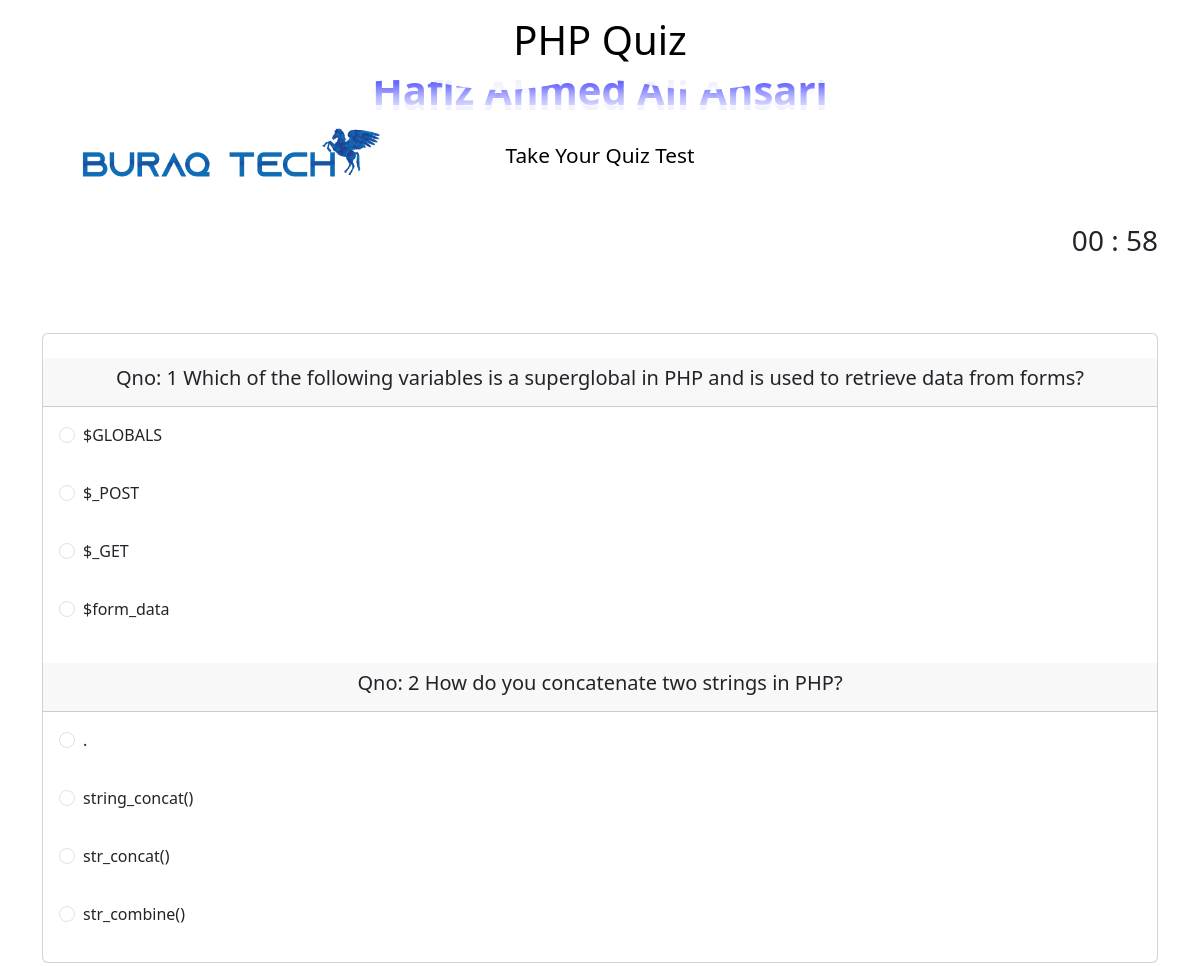
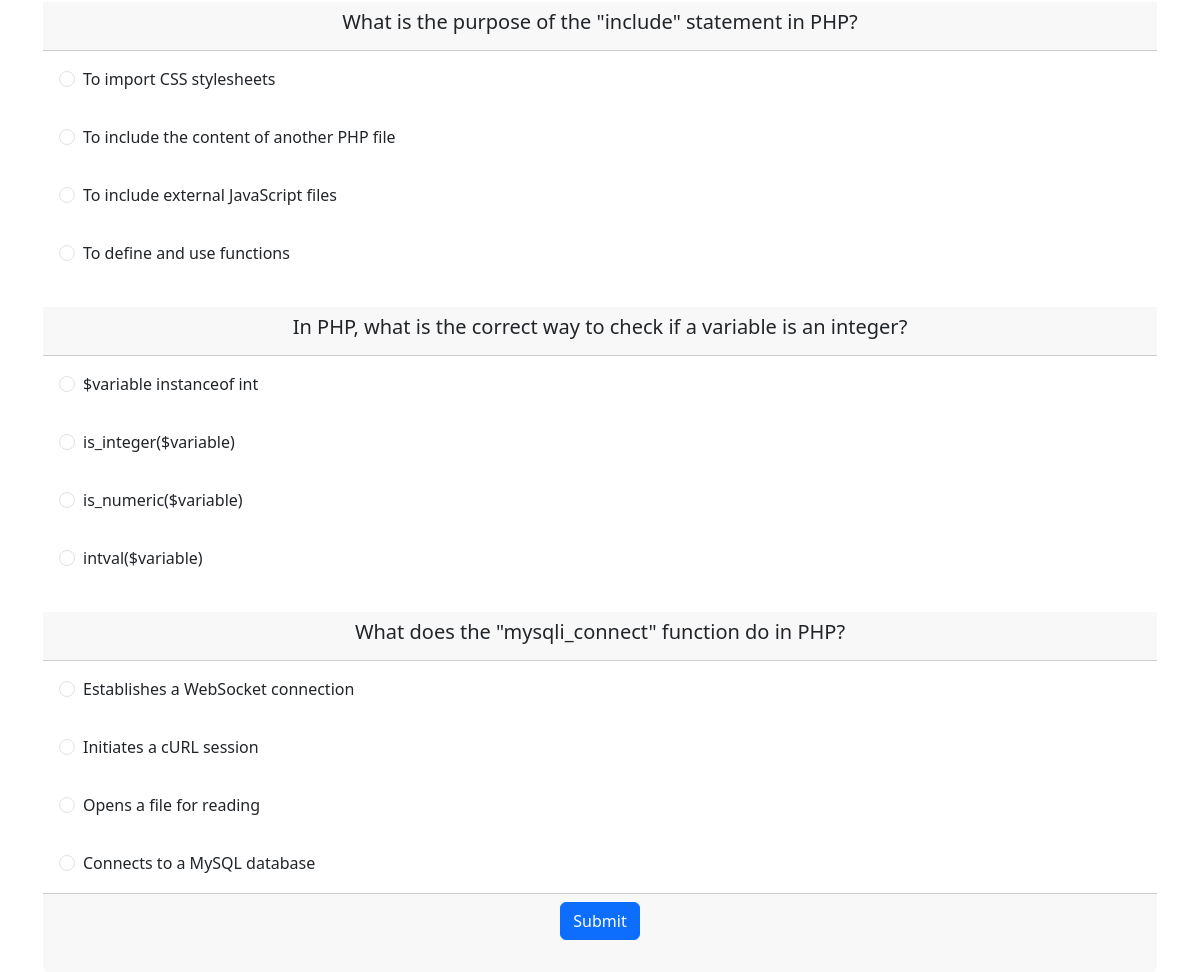
Screenshot of /quiz.php (signed in) with the database file from the repository (2 pictures, top to bottom).
### tables this page shows
CREATE TABLE `question` (
  `id` int(225) NOT NULL,
  `question` varchar(225) NOT NULL,
  `aid` varchar(225) NOT NULL
);

CREATE TABLE `answer` (
  `aid` int(225) NOT NULL,
  `answer` varchar(225) NOT NULL,
  `ans_id` varchar(225) NOT NULL
);

### quiz.php (the view, shortened to what this page needs)
<?php
include ("config.php");
?>
<!DOCTYPE html>
<html lang="en">
<head>
  <link rel="stylesheet" href="https://cdn.jsdelivr.net/npm/bootstrap@5.3.0/dist/css/bootstrap.min.css">
</head>
<body class="translate='no'"  onload="timeout()">
 <div class="logo">
  <img src="images/buraq-tech-logo.png" alt="" srcset="">
 </div>
  <div class="container text-center mt-3">
    <h1 class="mb-4 text-black">PHP Quiz</h1>
    <form action="result.php" id="form1" method="post">
    <svg viewbox="0 0 100 20">
   <defs>
    <lineargradient id="gradient" x1="0" x2="0" y1="0" y2="1">
     <stop offset="5%" stop-color="blue" />
     <stop offset="55%" stop-color="white" />
     <stop offset="95%" stop-color="blue" />
    </lineargradient>
    <pattern id="wave" x="0" y="0" width="120" height="20" patternunits="userSpaceOnUse">
     <path id="wavePath" d="M-40 9 Q-30 7 -20 9 T0 9 T20 9 T40 9 T60 9 T80 9 T100 9 T120 9 V20 H-40z" mask="url(#mask)" fill="url(#gradient)">
      <animatetransform attributeName="transform" begin="0s" dur="1.5s" type="translate" from="0,0" to="40,0" repeatCount="indefinite" />
     </path>
    </pattern>
   </defs>
   <text text-anchor="middle" x="50" y="13" font-size="8" fill="url(#wave)" fill-opacity="0.6">
    <?php echo $_SESSION['name'];?>
   </text>
   <text text-anchor="middle" x="50" y="14" font-size="8" fill="url(#gradient)" fill-opacity="0.1">
 <?php echo $_SESSION['name'];?>
   </text>
  </svg>
  <br>
  <span class="sec">Take Your Quiz Test</span>
  <div id="time" class="time mt-5 text-end fs-3">time out</div>
  <br>
<div class="card mt-5">
<form action="#" method="post" id="time">
<?php
 for ($i=1; $i<6; $i++){
 $sql = "select *from question where id=$i";
 $data = mysqli_query($conn,$sql);
 while($row = mysqli_fetch_assoc($data)){
  ?>
  <div class="card-header mt-4"><h5><?php echo $row['question']?></h5></div>
  <?php
  }
  $sql = "select *from answer where ans_id=$i";
 $data = mysqli_query($conn,$sql);
 while($row = mysqli_fetch_assoc($data)){
  ?>
  <div class="card-body">
  <span class="form-check" style="float:left">
  <input type="radio"class="form-check-input" id="flexCheckIndeterminate" name='check[<?php echo $row['ans_id']; ?>]'
   value="<?php echo $row['aid']?>"><?php echo $row['answer']?></span></div>
<?php
}}?>
    <div class="card-footer text-center">
	<input type="submit" name = "sub"  class="btn btn-primary"><br><br>
  </div>
  </form>
  </div>
      </div>
</body>
</html>

### quiz.php (style rules this page uses)
svg { font-weight:bold; max-width:500px; height:auto; margin-top: -3rem; }
.sec { font-size : 1.3rem; color: black; }
.logo img { width : 300px; margin : 7rem 5rem; position : absolute; }
.container .card { height : 630px; margin-top: -1rem; }
.time { margin-top: -1rem; }

### rows the page displays
question: question "Qno: 1 Which of the following variables is a superglobal in PHP and is used to retrieve data from forms?"
answer: answer "$GLOBALS"
answer: answer "$_POST"
answer: answer "$_GET"
answer: answer "$form_data"
question: question "Qno: 2 How do you concatenate two strings in PHP?"
answer: answer "."
answer: answer "string_concat()"
answer: answer "str_concat()"
answer: answer "str_combine()"
question: question "What is the purpose of the \"include\" statement in PHP?"
answer: answer "To import CSS stylesheets"
answer: answer "To include the content of another PHP file"
answer: answer "To include external JavaScript files"
answer: answer "To define and use functions"
question: question "In PHP, what is the correct way to check if a variable is an integer?"
answer: answer "$variable instanceof int"
answer: answer "is_integer($variable)"
answer: answer "is_numeric($variable)"
answer: answer "intval($variable)"
question: question "What does the \"mysqli_connect\" function do in PHP?"
answer: answer "Establishes a WebSocket connection"
answer: answer "Initiates a cURL session"
answer: answer "Opens a file for reading"
answer: answer "Connects to a MySQL database"

### other values shown
$_SESSION['name'] "Hafiz Ahmed Ali Ansari"
